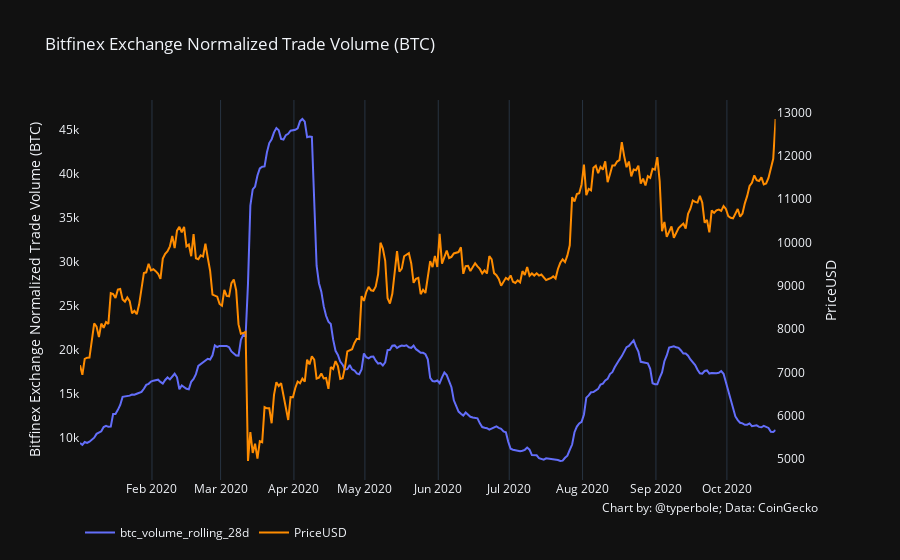

Source (notebook cell):
### Code cell
chart_utils.two_axis_chart(
    bitfinex.loc[bitfinex['date_x'] >= '2020-01-01'], 'date_x', 'btc_volume_rolling_28d',
    y2_series='PriceUSD',
    y1_series_title='Bitfinex Exchange Normalized Trade Volume (BTC)', data_source='CoinGecko')

### Figure 1 — Plotly figure (JSON) as saved in the notebook; plotly's stock layout.template omitted (floating-point values rounded to 4 significant figures; data arrays with more than 128 entries replaced by an {"elided": "..."} marker saying what was removed)
{"data": [{"name": "btc_volume_rolling_28d", "type": "scatter", "x": {"elided": "295 str values"}, "xaxis": "x", "y": {"elided": "295 float values"}, "yaxis": "y"}, {"line": {"color": "darkorange"}, "name": "PriceUSD", "type": "scatter", "x": {"elided": "295 str values"}, "xaxis": "x", "y": {"elided": "295 float values"}, "yaxis": "y2"}], "layout": {"annotations": [{"showarrow": false, "text": "Chart by: @typerbole; Data: CoinGecko", "x": 1, "xanchor": "right", "xref": "paper", "xshift": 0, "y": -0.1, "yanchor": "auto", "yref": "paper", "yshift": 0}], "legend": {"orientation": "h"}, "showlegend": true, "title": {"text": "Bitfinex Exchange Normalized Trade Volume (BTC)"}, "xaxis": {"anchor": "y", "domain": [0, 0.94]}, "yaxis": {"anchor": "x", "domain": [0, 1], "showgrid": false, "title": {"text": "Bitfinex Exchange Normalized Trade Volume (BTC)"}, "type": "linear"}, "yaxis2": {"anchor": "x", "overlaying": "y", "showgrid": false, "side": "right", "tickformat": "${n},", "title": {"text": "PriceUSD"}, "type": "linear"}}}
